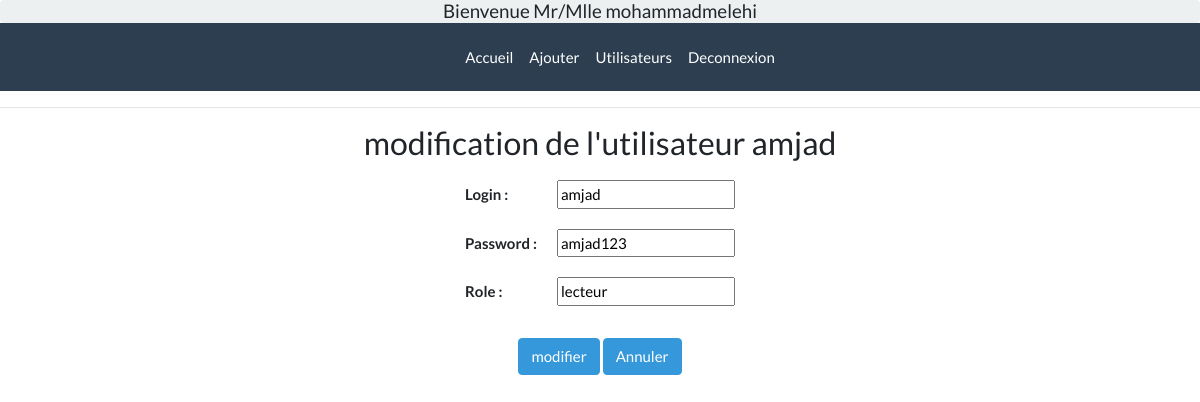
Page /e-com-app/devoir/updateUser.php?id=10 (signed in) on the committed database.
### tables this page shows
CREATE TABLE `user` (
  `iduser` int(11) NOT NULL,
  `login` varchar(30) NOT NULL,
  `password` varchar(20) NOT NULL,
  `role` varchar(20) NOT NULL
);

### e-com-app/devoir/updateUser.php (the view, shortened to what this page needs)
<?php
$id=$_GET["id"];
$connect = mysqli_connect('localhost','root','','devoir0') or die("Erreur
deconnexion auserveur.");
$result = mysqli_query($connect, "SELECT login, password , role from user where iduser =  $id ");
$row = mysqli_fetch_array($result);
 ?>
<!DOCTYPE html>
<html>
<head>
	<link rel="stylesheet" type="text/css" href="https://bootswatch.com/4/flatly/bootstrap.min.css">
</head>
<body bgcolor="bluefff">
	 <?php
			if($_SESSION)
			echo '<h5 class=" alert alert-light mb-0 text-center p-0" >Bienvenue Mr/Mlle '.$_SESSION["login"].'</h5>';
	 	?>
	<nav class="navbar navbar-expand-lg navbar-dark bg-primary p-0">
	 	<dir class="mx-auto">
	    <ul class="navbar-nav mr-auto">
	      <li class="nav-item ">
	        <a class="nav-link" href="index.php">Accueil</a>
	      </li>
	      <?php
	if($_SESSION){
	echo '<li class="nav-item"><a class="nav-link" href="ajouter.php">Ajouter</a></li>';
	if($_SESSION["role"] == "admin")
	echo '  <li class="nav-item"><a class="nav-link" href="users.php">Utilisateurs</a></li>';
	echo '  <li class="nav-item"><a class="nav-link" href="logout.php">Deconnexion</a></li>
	</ul>
	</dir>
	</nav>';
	}
	else
		echo '<li class="nav-item"><a class="nav-link" href="connexion.php">Connexion</a></li>
	</ul>
	</dir>
	</nav>';
	 ?>
<hr>
<center>
	<div id="formedit" >
	<h3>modification de l'utilisateur <?php echo $row['login']; ?></h3>
<form action="updateU.php?id=<?php echo $id ?>" method="post">
<table   cellpadding="10" >
	<tr>
    <th>Login :</th>
    <th><input type="text" name="i_login" placeholder="entrez le login" value="<?php echo $row['login']?>"></th>
  </tr>
  <tr>
    <th>Password :</th>
    <th><input type="text" name="i_password" placeholder="entrez le password" value="<?php echo $row['password']?>"></th>
  </tr>
  <tr>
    <th>Role :</th>
    <th><input type="text" name="i_role" placeholder="entrez le role" value="<?php echo $row['role']?>"></th>
  </tr>
</table>
<br>
<input class ="btn btn-info " type="submit" value="modifier"  >
<a class ="btn btn-info " href="users.php">Annuler</a>
</form>
</div>
<br><br>
</center>
</body>
</html>

### rows in the picture
user: login "amjad", i_login "amjad", i_password "amjad123", i_role "lecteur"

### other values in the picture
$_SESSION["login"] "mohammadmelehi"
